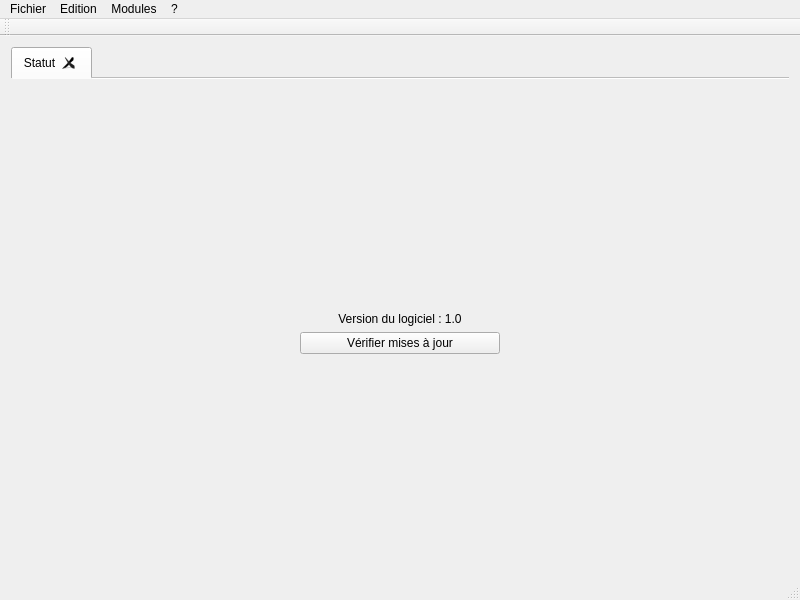
<?xml version="1.0" encoding="UTF-8"?>
<ui version="4.0">
 <class>MainWindow</class>
 <widget class="QMainWindow" name="MainWindow">
  <property name="geometry">
   <rect>
    <x>0</x>
    <y>0</y>
    <width>800</width>
    <height>600</height>
   </rect>
  </property>
  <property name="sizePolicy">
   <sizepolicy hsizetype="Fixed" vsizetype="Fixed">
    <horstretch>0</horstretch>
    <verstretch>0</verstretch>
   </sizepolicy>
  </property>
  <property name="windowTitle">
   <string>OCADrone</string>
  </property>
  <widget class="QWidget" name="centralWidget">
   <layout class="QHBoxLayout" name="horizontalLayout">
    <item>
     <widget class="QTabWidget" name="tabWidget">
      <property name="currentIndex">
       <number>0</number>
      </property>
      <property name="documentMode">
       <bool>true</bool>
      </property>
      <property name="tabsClosable">
       <bool>true</bool>
      </property>
      <property name="movable">
       <bool>true</bool>
      </property>
      <widget class="QWidget" name="tab">
       <attribute name="title">
        <string>Statut</string>
       </attribute>
       <layout class="QVBoxLayout" name="verticalLayout">
        <item alignment="Qt::AlignHCenter">
         <widget class="QLabel" name="label_2">
          <property name="sizePolicy">
           <sizepolicy hsizetype="Preferred" vsizetype="Preferred">
            <horstretch>0</horstretch>
            <verstretch>0</verstretch>
           </sizepolicy>
          </property>
          <property name="minimumSize">
           <size>
            <width>0</width>
            <height>0</height>
           </size>
          </property>
          <property name="maximumSize">
           <size>
            <width>285</width>
            <height>53</height>
           </size>
          </property>
          <property name="text">
           <string/>
          </property>
          <property name="pixmap">
           <pixmap resource="assets.qrc">:/images/assets/images/ocadrone_logo.png</pixmap>
          </property>
          <property name="scaledContents">
           <bool>true</bool>
          </property>
          <property name="alignment">
           <set>Qt::AlignCenter</set>
          </property>
         </widget>
        </item>
        <item>
         <spacer name="verticalSpacer_2">
          <property name="orientation">
           <enum>Qt::Vertical</enum>
          </property>
          <property name="sizeHint" stdset="0">
           <size>
            <width>20</width>
            <height>40</height>
           </size>
          </property>
         </spacer>
        </item>
        <item>
         <widget class="QLabel" name="label">
          <property name="text">
           <string>Version du logiciel : 1.0</string>
          </property>
          <property name="alignment">
           <set>Qt::AlignCenter</set>
          </property>
         </widget>
        </item>
        <item alignment="Qt::AlignHCenter">
         <widget class="QPushButton" name="pushButton">
          <property name="minimumSize">
           <size>
            <width>200</width>
            <height>0</height>
           </size>
          </property>
          <property name="maximumSize">
           <size>
            <width>300</width>
            <height>16777215</height>
           </size>
          </property>
          <property name="text">
           <string>Vérifier mises à jour</string>
          </property>
         </widget>
        </item>
        <item>
         <spacer name="verticalSpacer">
          <property name="orientation">
           <enum>Qt::Vertical</enum>
          </property>
          <property name="sizeHint" stdset="0">
           <size>
            <width>20</width>
            <height>40</height>
           </size>
          </property>
         </spacer>
        </item>
       </layout>
      </widget>
     </widget>
    </item>
   </layout>
  </widget>
  <widget class="QMenuBar" name="menuBar">
   <property name="geometry">
    <rect>
     <x>0</x>
     <y>0</y>
     <width>800</width>
     <height>21</height>
    </rect>
   </property>
   <widget class="QMenu" name="menuFIchier">
    <property name="title">
     <string>Fichier</string>
    </property>
    <addaction name="actionQuitter"/>
   </widget>
   <widget class="QMenu" name="menuEdition">
    <property name="title">
     <string>Edition</string>
    </property>
   </widget>
   <widget class="QMenu" name="menuMOdules">
    <property name="title">
     <string>Modules</string>
    </property>
    <addaction name="actionChargerModule"/>
   </widget>
   <widget class="QMenu" name="menu">
    <property name="title">
     <string>?</string>
    </property>
    <addaction name="actionAbout_OCADrone"/>
   </widget>
   <addaction name="menuFIchier"/>
   <addaction name="menuEdition"/>
   <addaction name="menuMOdules"/>
   <addaction name="menu"/>
  </widget>
  <widget class="QToolBar" name="mainToolBar">
   <attribute name="toolBarArea">
    <enum>TopToolBarArea</enum>
   </attribute>
   <attribute name="toolBarBreak">
    <bool>false</bool>
   </attribute>
  </widget>
  <widget class="QStatusBar" name="statusBar"/>
  <action name="actionQuitter">
   <property name="text">
    <string>Quitter</string>
   </property>
   <property name="shortcut">
    <string>Ctrl+Q</string>
   </property>
  </action>
  <action name="actionAbout_OCADrone">
   <property name="text">
    <string>About OCADrone</string>
   </property>
  </action>
  <action name="actionChargerModule">
   <property name="text">
    <string>Charger module externe</string>
   </property>
  </action>
 </widget>
 <layoutdefault spacing="6" margin="11"/>
 <tabstops>
  <tabstop>pushButton</tabstop>
  <tabstop>tabWidget</tabstop>
 </tabstops>
 <resources>
  <include location="assets.qrc"/>
 </resources>
 <connections>
  <connection>
   <sender>actionQuitter</sender>
   <signal>triggered()</signal>
   <receiver>MainWindow</receiver>
   <slot>close()</slot>
   <hints>
    <hint type="sourcelabel">
     <x>-1</x>
     <y>-1</y>
    </hint>
    <hint type="destinationlabel">
     <x>199</x>
     <y>149</y>
    </hint>
   </hints>
  </connection>
 </connections>
</ui>
